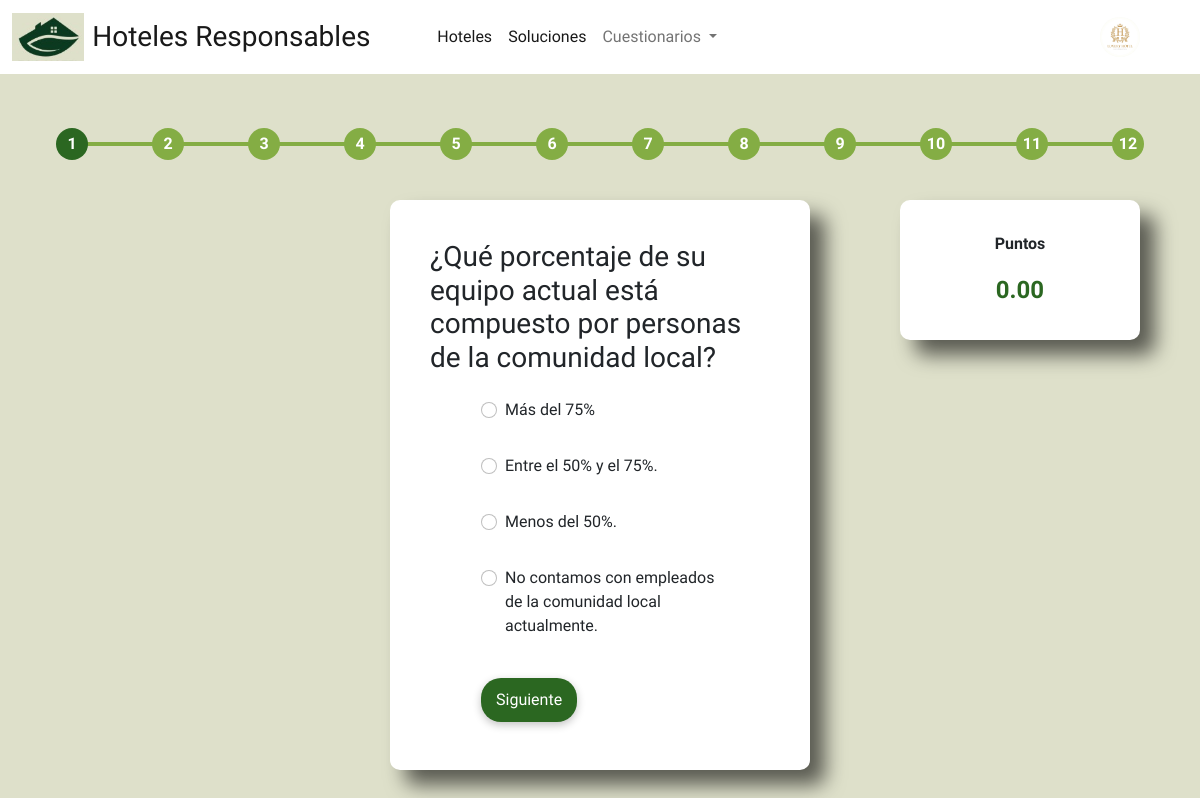
Page /cuestionarios/socio-cultural_encuesta/ (signed in) on the committed database.
### core/models.py (models this page shows)
class Profile(models.Model):
    user = models.OneToOneField(User, on_delete=models.CASCADE)
    hotel_logo = models.ImageField(upload_to=custom_upload_to, null=True, blank=True)
    bio = models.TextField(null=True , blank=True)
    name_hotel = models.TextField(null=True , blank=True)
    address = models.TextField(null=True, blank=True)
    points_natural = models.DecimalField(max_digits=10, decimal_places=2, null=True, blank=True)
    points_eco = models.DecimalField(max_digits=10, decimal_places=2, null=True, blank=True)
    points_socio = models.DecimalField(max_digits=10, decimal_places=2, null=True, blank=True)

### surveys/models.py (models this page shows, shortened)
class Question(models.Model):
    survey = models.ForeignKey(Survey, on_delete=models.CASCADE, related_name='preguntas')
    question = models.TextField()
    value = models.IntegerField(default=0)
    OPEN = 'open'
    MULTIPLE_CHOICE = 'multiple_choice'
    QUESTION_TYPES = [
        (OPEN, 'Pregunta abierta'),
        (MULTIPLE_CHOICE, 'Opción múltiple'),
    ]
    type = models.CharField(
        max_length=20,
        choices=QUESTION_TYPES,
        default=MULTIPLE_CHOICE,
    )
    class Meta:
        verbose_name = "pregunta"
        verbose_name_plural = "preguntas"

class Answer(models.Model):
    question = models.ForeignKey(Question, on_delete=models.CASCADE, related_name='respuestas')
    text = models.CharField(max_length=255)
    value = models.DecimalField(max_digits=10, decimal_places=2, null=True, blank=True)
    class Meta:
        verbose_name = "respuesta"
        verbose_name_plural = "respuestas"

### surveys/views.py (the view)
# urls.py: path('socio-cultural_encuesta/', views.Socio_cultural_survey.as_view(), name="socio-cultural_survey"),
class Socio_cultural_survey(LoginRequiredMixin, View):
    def get(self, request):
        if not request.user.profile.points_socio:
            questions = Question.objects.filter(survey_id=2)
            context = {'questions': [], 'last_question_index': len(questions) - 1}
            for question in questions:
                answers = Answer.objects.filter(question_id=question.pk)
                context['questions'].append({
                    'question': question,
                    'answers': answers
                })
            return render(request,'surveys/socio_cultural_survey.html', context)
        else:
            points = request.user.profile.points_socio
            return render(request, 'surveys/score_obtained.html', context={'survey': 'Socio - cultural', 'points': points})

### surveys/templates/surveys/socio_cultural_survey.html (shortened to what this page needs)
{% extends 'core/base.html' %}
{% load static %}
{% block content %}
    <div class="progress-container mt-5">
        <ul id="progressbar" class="d-flex justify-content-center list-unstyled">
            {% for question in questions %}
                <li
                    class="progress-step {% if forloop.counter0 == 0 %}active{% endif %}"
                    data-step="{{ forloop.counter0 }}"
                    style="width: 8%; text-align: center;">
                </li>
            {% endfor %}
        </ul>
    </div>
    <div class="points-container mt-2" style="border-radius: 10px; position: absolute; left: 75%;">
        <p><b>Puntos</b></p>
        <p style="color: #2B6721; font-size:1.5rem;" id="points_obtained"><b>0.00</b><p/>
    </div>
    {% for question in questions %}
        <div class="center-container question mt-4" data-question-id="{{ forloop.counter0 }}" style="display: {% if forloop.counter0 != 0 %}none{% endif %};">
            <div class="custom-container" style="border-radius: 10px;">
                <h3>{{ question.question.question }}</h3>
                <form id="survey_form" action="{% url 'surveys:score_obtained' %}" method="post" style="width: 70%;">
                    {% if question.question.type == "open" %}
                        <div class="d-flex align-items-center position-relative mb-3 mt-3" style="width: 97%;">
                            <i class="bi bi-person-fill position-absolute" style="left: 1rem; color: #94a3b8; font-size: 1.5rem;"></i>
                            <input
                                type="text"
                                name="username"
                                class="form-control ps-5 custom-input"
                                placeholder="Nombre de Usuario"
                                style="height: 45px; border-radius: 10px; background-color: #f8fafc; color: #0d0c22;">
                        </div>
                    {% else %}
                        {% for answer in question.answers %}
                            <div class="form-check mt-3">
                                <input class="form-check-input" type="radio" name="exampleRadios" value="{{answer.value}}">
                                <label class="form-check-label" for="exampleRadios1">
                                    <p> {{ answer.text }}</p>
                                </label>
                            </div>
                        {% endfor %}
                    {% endif %}
                    <div class="mt-2 d-flex justify-content-between" style="width: 100%;">
                        {% if forloop.counter0 == last_question_index %}
                            <button type="submit" class="form-btn mb-2 mt-3" id="submit_form" >Enviar</button>
                        {% else %}
                            <button type="button" class="form-btn mb-2 mt-3" id="next-btn" onclick="nextQuestion()">Siguiente</button>
                        {% endif %}
                    </div>
                </form>
            </div>
        </div>
    {% endfor %}
{% endblock %}

### core/templates/core/base.html (shortened to what this page needs)
<!DOCTYPE html>
<html lang="es">
<head>
    {% load static %}
    <link rel="stylesheet" href="https://cdn.jsdelivr.net/npm/bootstrap-icons@1.11.3/font/bootstrap-icons.min.css">
    <link rel="stylesheet" href="{% static 'css/bootstrap.min.css' %}">
</head>
<body>
    <nav class="navbar navbar-light navbar-expand-lg fixed-top" style="background-color: #DEE0CA;">
        <div class="container-fluid">
            <a class="navbar-brand d-flex align-items-center" href="{% url 'core:home' %}">
                <img src="{% static 'img/icon_ecoH.jpeg' %}" width="18%" class="d-inline-block align-text-top">
                <h3 class="ms-2 mb-0">Hoteles Responsables</h3>
            </a>
            <div class="collapse navbar-collapse" id="navbarSupportedContent">
                <ul class="navbar-nav me-auto mb-2 mb-lg-0">
                    <li class="nav-item">
                        <a class="nav-link active" aria-current="page" href="{% url 'core:ecoHotels' %}">Hoteles</a>
                    </li>
                    <li class="nav-item">
                        <a class="nav-link active" aria-current="page" href="{% url 'surveys:solutions' %}">Soluciones</a>
                    </li>
                    <li class="nav-item dropdown">
                        <a class="nav-link dropdown-toggle" aria-current="page" href="#" id="navbarDropdown" role="button" data-bs-toggle="dropdown" aria-expanded="false">
                            Cuestionarios
                        </a>
                    </li>
                </ul>
                <div class="d-flex" style="margin-right: 2rem;">
                    <div class="dropdown">
                        <a class="navbar-brand d-flex" href="#" id="userDropdown" data-bs-toggle="dropdown" aria-expanded="false">
                            {% if request.user.is_authenticated %}
                                {% if request.user.profile.hotel_logo %}
                                    <img
                                        src="{{request.user.profile.hotel_logo.url}}"
                                        class="img-fluid rounded-circle"
                                        style="width: 40px; height: 40px; object-fit: cover;"
                                        alt="Hotel Logo">
                                {% else %}
                                    <img
                                        src="{% static 'img/no-icon.png' %}"
                                        class="img-fluid rounded-circle"
                                        style="width: 40px; height: 40px; object-fit: cover;"
                                        alt="Default Logo">
                                {% endif %}
                            {% else %}
                                <span><i class="bi bi-person-circle fs-2"></i></span>
                            {% endif %}
                        </a>
                    </div>
                </div>
            </div>
        </div>
    </nav>
    {% block content %}{% endblock %}
</body>
</html>

### core/templates/core/base.html (style rules this page uses)
body { font-family: 'Aptos', sans-serif; padding-top: 5rem; }

### surveys/templates/surveys/socio_cultural_survey.html (style rules this page uses)
.navbar { background-color: #ffffff !important; }
body { background-color: #DEE0CA; }
.center-container { display: flex; justify-content: center; align-items: center; }
.custom-container { display: flex; flex-direction: column; width: 35%; background-color: white; padding: 2.5rem; border-radius: 2rem; box-shadow: 15px 15px 20px rgba(0, 0, 0, 0.6); justify-content: center; align-items: center; }
.points-container { display: flex; flex-direction: column; width: 20%; background-color: white; padding-top: 2rem; box-shadow: 15px 15px 20px rgba(0, 0, 0, 0.6); justify-content: center; align-items: center; }
.form-btn { background: #2B6721; padding: 10px 15px; border-radius: 20px; border: 0 !important; outline: 0 !important; color: white; cursor: pointer; box-shadow: rgba(0, 0, 0, 0.24) 0px 3px 8px; transition: transform 0.4s ease, box-shadow 0.4s ease; }
#progressbar { counter-reset: step; }
#progressbar li { position: relative; text-align: center; list-style-type: none; font-size: 1rem; color: white; font-weight: bold; }
#progressbar li::before { content: counter(step); counter-increment: step; width: 2rem; height: 2rem; line-height: 2rem; display: block; background-color: #84AD44; border-radius: 50%; margin: 0 auto 1rem; }
#progressbar li.active::before { background-color: #2B6721; color: white; }
#progressbar li:not(:first-child)::after { content: ''; position: absolute; top: 33%; left: -50%; width: 100%; height: 4px; background-color: #84AD44; z-index: -1; transform: translateY(-50%); }
#progressbar li.active::after { background-color: #2B6721; }

### rows in the picture
Question: question.question "¿Qué porcentaje de su equipo actual está compuesto por personas de la comunidad local?"
Answer: text "Más del 75%"
Answer: text "Entre el 50% y el 75%."
Answer: text "Menos del 50%."
Answer: text "No contamos con empleados de la comunidad local actualmente."
